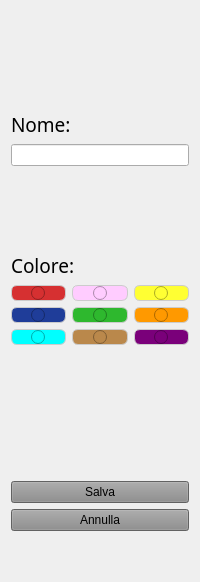
         <widget class="QWidget" name="page_8">
          <layout class="QVBoxLayout" name="verticalLayout_5">
           <item>
            <layout class="QVBoxLayout" name="verticalLayout_2">
             <item>
              <spacer name="verticalSpacer_14">
               <property name="orientation">
                <enum>Qt::Orientation::Vertical</enum>
               </property>
               <property name="sizeType">
                <enum>QSizePolicy::Policy::Fixed</enum>
               </property>
               <property name="sizeHint" stdset="0">
                <size>
                 <width>20</width>
                 <height>100</height>
                </size>
               </property>
              </spacer>
             </item>
             <item>
              <widget class="QLabel" name="catNomeLabel">
               <property name="font">
                <font>
                 <family>Sitka</family>
                 <pointsize>14</pointsize>
                </font>
               </property>
               <property name="text">
                <string>Nome:</string>
               </property>
              </widget>
             </item>
             <item>
              <widget class="QLineEdit" name="catLineEdit"/>
             </item>
             <item>
              <spacer name="verticalSpacer_15">
               <property name="orientation">
                <enum>Qt::Orientation::Vertical</enum>
               </property>
               <property name="sizeType">
                <enum>QSizePolicy::Policy::Fixed</enum>
               </property>
               <property name="sizeHint" stdset="0">
                <size>
                 <width>20</width>
                 <height>80</height>
                </size>
               </property>
              </spacer>
             </item>
             <item>
              <widget class="QLabel" name="label">
               <property name="font">
                <font>
                 <family>Sitka</family>
                 <pointsize>14</pointsize>
                </font>
               </property>
               <property name="text">
                <string>Colore:</string>
               </property>
              </widget>
             </item>
             <item>
              <layout class="QGridLayout" name="gridLayout">
               <item row="1" column="0">
                <widget class="QRadioButton" name="blueRadio">
                 <property name="styleSheet">
                  <string notr="true">QRadioButton {
    background-color: #1F3D99;
    border: 1px solid #CCCCCC;
    border-radius: 6px;
}
QRadioButton::checked {
    border: 2px solid #FFFFFF;
    outline: 1px solid #000000; 
}
QRadioButton::indicator {
    subcontrol-origin: content;
    subcontrol-position: center;
    width: 14px;
    height: 14px;
}
QRadioButton::indicator:checked {
    background-color: #FFFFFF;
    border-radius: 7px;
}</string>
                 </property>
                 <property name="text">
                  <string/>
                 </property>
                </widget>
               </item>
               <item row="1" column="1">
                <widget class="QRadioButton" name="greenRadio">
                 <property name="styleSheet">
                  <string notr="true">QRadioButton {
    background-color: #2EB82E;
    border: 1px solid #CCCCCC;
    border-radius: 6px;
}
QRadioButton::checked {
    border: 2px solid #FFFFFF;
    outline: 1px solid #000000; 
}
QRadioButton::indicator {
    subcontrol-origin: content;
    subcontrol-position: center;
    width: 14px;
    height: 14px;
}
QRadioButton::indicator:checked {
    background-color: #FFFFFF;
    border-radius: 7px;
}</string>
                 </property>
                 <property name="text">
                  <string/>
                 </property>
                </widget>
               </item>
               <item row="0" column="0">
                <widget class="QRadioButton" name="redRadio">
                 <property name="styleSheet">
                  <string notr="true">QRadioButton {
    background-color: #D63031;
    border: 1px solid #CCCCCC;
    border-radius: 6px;
}
QRadioButton::checked {
    border: 2px solid #FFFFFF;
    outline: 1px solid #000000; 
}
QRadioButton::indicator {
    subcontrol-origin: content;
    subcontrol-position: center;
    width: 14px;
    height: 14px;
}
QRadioButton::indicator:checked {
    background-color: #FFFFFF;
    border-radius: 7px;
}</string>
                 </property>
                 <property name="text">
                  <string/>
                 </property>
                </widget>
               </item>
               <item row="0" column="1">
                <widget class="QRadioButton" name="pinkRadio">
                 <property name="styleSheet">
                  <string notr="true">QRadioButton {
    background-color: #FFCCFF;
    border: 1px solid #CCCCCC;
    border-radius: 6px;
}
QRadioButton::checked {
    border: 2px solid #FFFFFF;
    outline: 1px solid #000000; 
}
QRadioButton::indicator {
    subcontrol-origin: content;
    subcontrol-position: center;
    width: 14px;
    height: 14px;
}
QRadioButton::indicator:checked {
    background-color: #FFFFFF;
    border-radius: 7px;
}</string>
                 </property>
                 <property name="text">
                  <string/>
                 </property>
                </widget>
               </item>
               <item row="1" column="2">
                <widget class="QRadioButton" name="orangeRadio">
                 <property name="styleSheet">
                  <string notr="true">QRadioButton {
    background-color: #FF9900;
    border: 1px solid #CCCCCC;
    border-radius: 6px;
}
QRadioButton::checked {
    border: 2px solid #FFFFFF;
    outline: 1px solid #000000; 
}
QRadioButton::indicator {
    subcontrol-origin: content;
    subcontrol-position: center;
    width: 14px;
    height: 14px;
}
QRadioButton::indicator:checked {
    background-color: #FFFFFF;
    border-radius: 7px;
}</string>
                 </property>
                 <property name="text">
                  <string/>
                 </property>
                </widget>
               </item>
               <item row="0" column="2">
                <widget class="QRadioButton" name="yellowRadio">
                 <property name="styleSheet">
                  <string notr="true">QRadioButton {
    background-color: #FFFF33;
    border: 1px solid #CCCCCC;
    border-radius: 6px;
}
QRadioButton::checked {
    border: 2px solid #FFFFFF;
    outline: 1px solid #000000; 
}
QRadioButton::indicator {
    subcontrol-origin: content;
    subcontrol-position: center;
    width: 14px;
    height: 14px;
}
QRadioButton::indicator:checked {
    background-color: #FFFFFF;
    border-radius: 7px;
}</string>
                 </property>
                 <property name="text">
                  <string/>
                 </property>
                </widget>
               </item>
               <item row="2" column="0">
                <widget class="QRadioButton" name="aquaRadio">
                 <property name="styleSheet">
                  <string notr="true">QRadioButton {
    background-color: #00FFFF;
    border: 1px solid #CCCCCC;
    border-radius: 6px;
}
QRadioButton::checked {
    border: 2px solid #FFFFFF;
    outline: 1px solid #000000; 
}
QRadioButton::indicator {
    subcontrol-origin: content;
    subcontrol-position: center;
    width: 14px;
    height: 14px;
}
QRadioButton::indicator:checked {
    background-color: #FFFFFF;
    border-radius: 7px;
}</string>
                 </property>
                 <property name="text">
                  <string/>
                 </property>
                </widget>
               </item>
               <item row="2" column="1">
                <widget class="QRadioButton" name="brownRadio">
                 <property name="styleSheet">
                  <string notr="true">QRadioButton {
    background-color: #BA884B;
    border: 1px solid #CCCCCC;
    border-radius: 6px;
}
QRadioButton::checked {
    border: 2px solid #FFFFFF;
    outline: 1px solid #000000; 
}
QRadioButton::indicator {
    subcontrol-origin: content;
    subcontrol-position: center;
    width: 14px;
    height: 14px;
}
QRadioButton::indicator:checked {
    background-color: #FFFFFF;
    border-radius: 7px;
}</string>
                 </property>
                 <property name="text">
                  <string/>
                 </property>
                </widget>
               </item>
               <item row="2" column="2">
                <widget class="QRadioButton" name="purpleRadio">
                 <property name="styleSheet">
                  <string notr="true">QRadioButton {
    background-color: #7A007A;
    border: 1px solid #CCCCCC;
    border-radius: 6px;
}
QRadioButton::checked {
    border: 2px solid #FFFFFF;
    outline: 1px solid #000000; 
}
QRadioButton::indicator {
    subcontrol-origin: content;
    subcontrol-position: center;
    width: 14px;
    height: 14px;
}
QRadioButton::indicator:checked {
    background-color: #FFFFFF;
    border-radius: 7px;
}</string>
                 </property>
                 <property name="text">
                  <string/>
                 </property>
                </widget>
               </item>
              </layout>
             </item>
             <item>
              <spacer name="verticalSpacer_16">
               <property name="orientation">
                <enum>Qt::Orientation::Vertical</enum>
               </property>
               <property name="sizeType">
                <enum>QSizePolicy::Policy::Fixed</enum>
               </property>
               <property name="sizeHint" stdset="0">
                <size>
                 <width>20</width>
                 <height>130</height>
                </size>
               </property>
              </spacer>
             </item>
             <item>
              <widget class="QPushButton" name="catSaveBtn">
               <property name="styleSheet">
                <string notr="true">background-color: rgb(137, 137, 137);</string>
               </property>
               <property name="text">
                <string>Salva</string>
               </property>
              </widget>
             </item>
             <item>
              <widget class="QPushButton" name="catAnnullaBtn">
               <property name="styleSheet">
                <string notr="true">background-color: rgb(137, 137, 137);</string>
               </property>
               <property name="text">
                <string>Annulla</string>
               </property>
              </widget>
             </item>
             <item>
              <spacer name="verticalSpacer_17">
               <property name="orientation">
                <enum>Qt::Orientation::Vertical</enum>
               </property>
               <property name="sizeType">
                <enum>QSizePolicy::Policy::Fixed</enum>
               </property>
               <property name="sizeHint" stdset="0">
                <size>
                 <width>20</width>
                 <height>40</height>
                </size>
               </property>
              </spacer>
             </item>
            </layout>
           </item>
          </layout>
         </widget>
